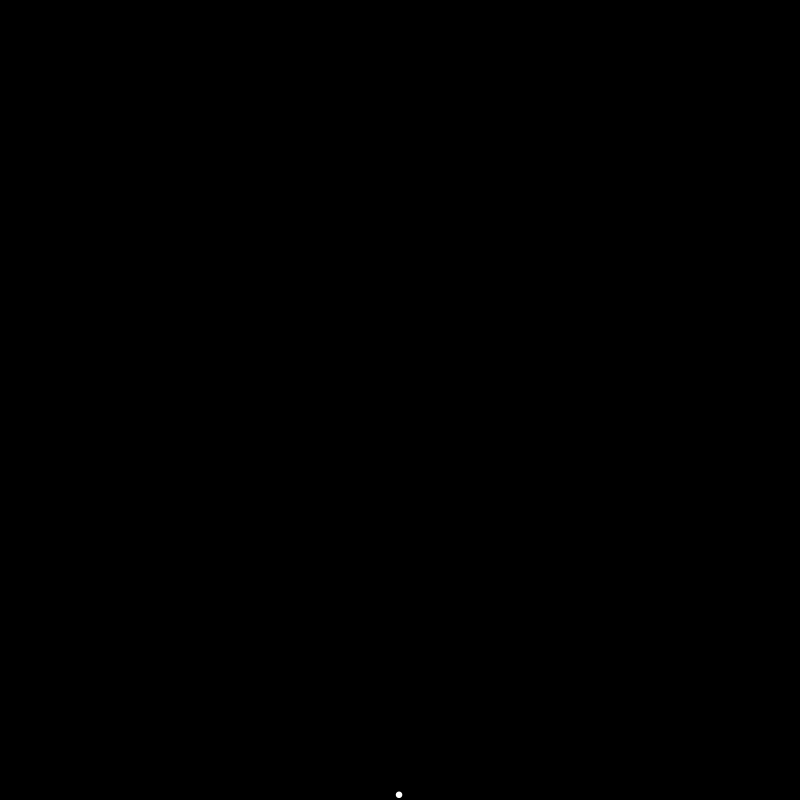
Frame 1 (no input)
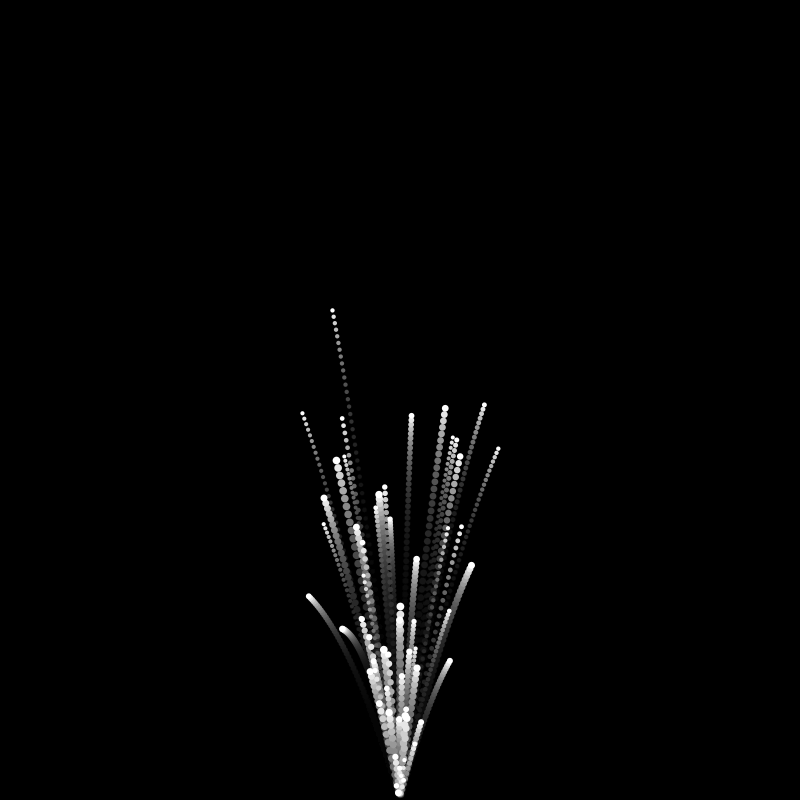
Frame 60 (the mouse pressed at the canvas centre just before this capture)
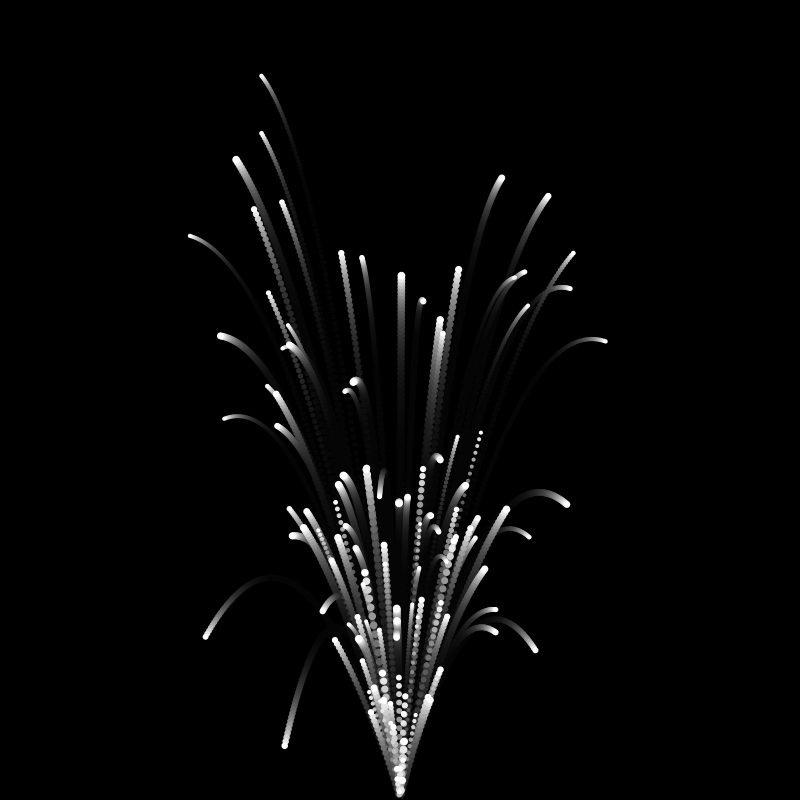
Frame 120 (the mouse held since frame 60 and released just before this capture)

The Processing sketch that drew these frames (run headless with seeded random() and noise(); from frame 60 on, the mouse is pressed at the canvas centre):

// Processing sketch: firework
// ── firework.pde
ArrayList<Particle> particles;

void setup() {
  size(800, 800);
  particles = new ArrayList<Particle>();
  noStroke();
  background(0);
}

void draw() {
  fill(0, 25);
  rect(0, 0, width, height);

  particles.add(new Particle(width / 2, height, random(4, 8)));

  // From back to front in order to remove dead particles
  for (int i = particles.size() - 1; i >= 0; i--) {
    Particle p = particles.get(i);
    p.update();
    p.show();

    if (p.isDead()) {
      particles.remove(i);
    }
  }
}

class Particle {
  PVector position;
  PVector velocity;
  PVector acceleration;
  float size;
  float lifespan;

  Particle(float x, float y, float s) {
    position = new PVector(x, y);

    // Start direction upward
    velocity = new PVector(random(-2, 2), random(-11, -5));

    // Add some graviation
    acceleration = new PVector(0, 0.08);

    size = s;
    lifespan = 500;
  }

  void update() {
    velocity.add(acceleration);
    position.add(velocity);
    lifespan -= 2;
  }

  void show() {
    fill(255, lifespan);
    circle(position.x, position.y, size);
  }

  boolean isDead() {
    return lifespan <= 0;
  }
}
